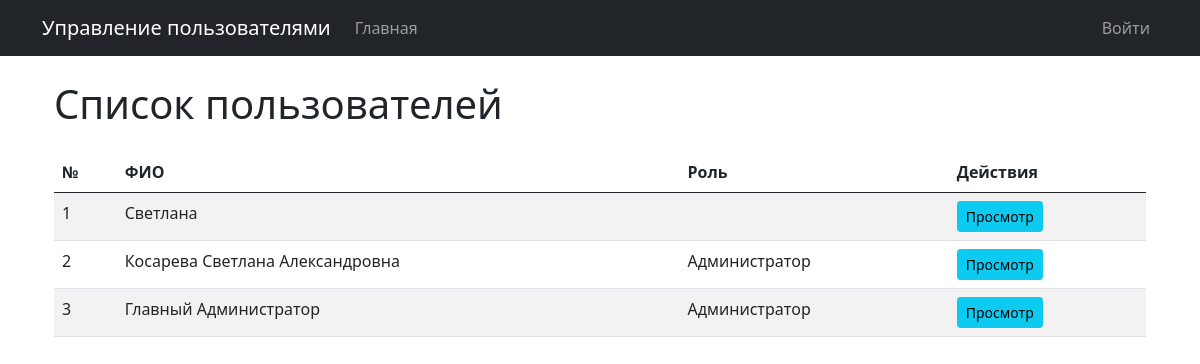
Before: / with the older database file.
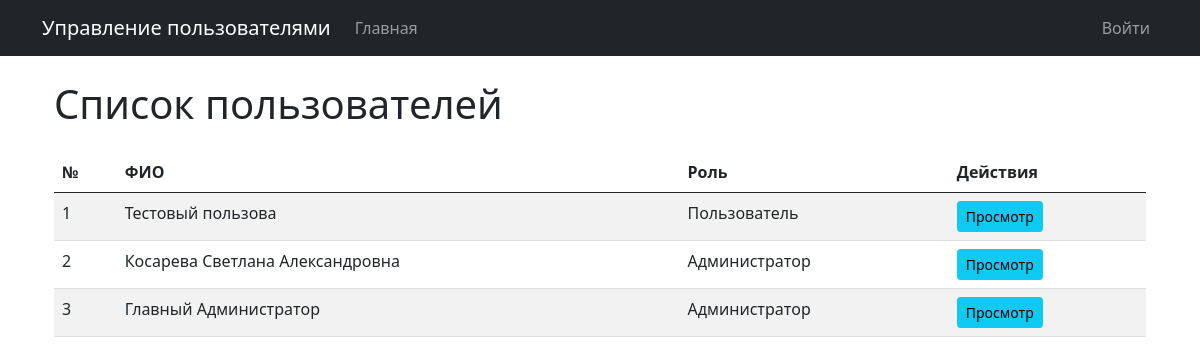
After: the same page with the newer database file.
### tables this page shows
CREATE TABLE users (
            id INTEGER PRIMARY KEY AUTOINCREMENT,
            login TEXT NOT NULL UNIQUE,
            password_hash TEXT NOT NULL,
            last_name TEXT,
            first_name TEXT NOT NULL,
            middle_name TEXT,
            role_id INTEGER,
            created_at TIMESTAMP DEFAULT CURRENT_TIMESTAMP,
            FOREIGN KEY (role_id) REFERENCES roles(id)
        );

CREATE TABLE roles (
            id INTEGER PRIMARY KEY AUTOINCREMENT,
            name TEXT NOT NULL,
            description TEXT
        );

### lab1_template/app/app.py (the view)
@app.route("/")
def index():
    db = get_db()
    users = db.execute(
        """
    SELECT u.id, u.login, u.first_name, u.last_name, u.middle_name, u.created_at, r.name as role_name
    FROM users u
    LEFT JOIN roles r ON u.role_id = r.id
    ORDER BY u.created_at DESC
    """
    ).fetchall()
    return render_template("index.html", users=users)

### lab1_template/app/app.py (called while the page is built)
def get_db():
    conn = sqlite3.connect(app.config["DATABASE"])
    conn.row_factory = sqlite3.Row
    return conn

@app.before_request
def log_visit():
    if request.path.startswith("/static/"):
        return
    db = get_db()
    user_id = current_user.id if current_user.is_authenticated else None
    db.execute(
        """
    INSERT INTO visit_logs (path, user_id)
    VALUES (?, ?)
    """,
        (request.path, user_id),
    )
    db.commit()

### lab1_template/app/templates/index.html (shortened to what this page needs)
{% extends 'base.html' %}
{% block content %}
<div class="container">
    <h1 class="mb-4">Список пользователей</h1>
    <table class="table table-striped">
        <thead>
            <tr>
                <th>№</th>
                <th>ФИО</th>
                <th>Роль</th>
                <th>Действия</th>
            </tr>
        </thead>
        <tbody>
            {% for user in users %}
            <tr>
                <td>{{ loop.index }}</td>
                <td>
                    {% if user.last_name %}{{ user.last_name }} {% endif %}
                    {{ user.first_name }}
                    {% if user.middle_name %} {{ user.middle_name }}{% endif %}
                </td>
                <td>{{ user.role_name or '' }}</td>
                <td>
                    <a href="{{ url_for('view_user', user_id=user.id) }}" class="btn btn-sm btn-info">Просмотр</a>
                </td>
            </tr>
            {% endfor %}
        </tbody>
    </table>
</div>
{% endblock %}

### lab1_template/app/templates/base.html (shortened to what this page needs)
<!doctype html>
<html lang="ru">
<head>
  <link href="https://cdn.jsdelivr.net/npm/bootstrap@5.0.2/dist/css/bootstrap.min.css" rel="stylesheet">
</head>
<body>
  <nav class="navbar navbar-expand-lg navbar-dark bg-dark">
    <div class="container">
      <a class="navbar-brand" href="{{ url_for('index') }}">Управление пользователями</a>
      <div class="collapse navbar-collapse">
        <ul class="navbar-nav me-auto">
          <li class="nav-item">
            <a class="nav-link" href="{{ url_for('index') }}">Главная</a>
          </li>
        </ul>
        <ul class="navbar-nav">
          {% if current_user.is_authenticated %}
          <li class="nav-item">
            <a class="nav-link" href="{{ url_for('reports.visits') }}">Журнал посещений</a>
          </li>
          <li class="nav-item">
            <a class="nav-link" href="{{ url_for('change_password') }}">Изменить пароль</a>
          </li>
          <li class="nav-item">
            <a class="nav-link" href="{{ url_for('logout') }}">Выйти</a>
          </li>
          {% else %}
          <li class="nav-item">
            <a class="nav-link" href="{{ url_for('login') }}">Войти</a>
          </li>
          {% endif %}
        </ul>
      </div>
    </div>
  </nav>
  <div class="container mt-4">
    {% block content %}{% endblock %}
  </div>
</body>
</html>

Changed rows visible on the page:
removed users: first_name "Светлана"
added users: last_name "Тестовый", first_name "пользова", name "Пользователь"
